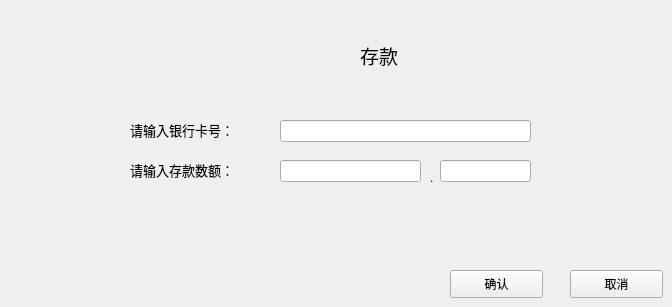
    <widget class="QWidget" name="page_8">
     <widget class="QLabel" name="label_37">
      <property name="geometry">
       <rect>
        <x>360</x>
        <y>40</y>
        <width>61</width>
        <height>31</height>
       </rect>
      </property>
      <property name="text">
       <string>&lt;html&gt;&lt;head/&gt;&lt;body&gt;&lt;p&gt;&lt;span style=&quot; font-size:14pt;&quot;&gt;存款&lt;/span&gt;&lt;/p&gt;&lt;/body&gt;&lt;/html&gt;</string>
      </property>
     </widget>
     <widget class="QLabel" name="label_39">
      <property name="geometry">
       <rect>
        <x>130</x>
        <y>150</y>
        <width>131</width>
        <height>41</height>
       </rect>
      </property>
      <property name="text">
       <string>&lt;html&gt;&lt;head/&gt;&lt;body&gt;&lt;p&gt;&lt;span style=&quot; font-size:10pt;&quot;&gt;请输入存款数额：&lt;/span&gt;&lt;/p&gt;&lt;/body&gt;&lt;/html&gt;</string>
      </property>
     </widget>
     <widget class="QLineEdit" name="lineEdit_12">
      <property name="geometry">
       <rect>
        <x>280</x>
        <y>160</y>
        <width>141</width>
        <height>22</height>
       </rect>
      </property>
     </widget>
     <widget class="QLabel" name="label_40">
      <property name="geometry">
       <rect>
        <x>430</x>
        <y>170</y>
        <width>21</width>
        <height>16</height>
       </rect>
      </property>
      <property name="text">
       <string>.</string>
      </property>
     </widget>
     <widget class="QLineEdit" name="lineEdit_13">
      <property name="geometry">
       <rect>
        <x>440</x>
        <y>160</y>
        <width>91</width>
        <height>22</height>
       </rect>
      </property>
     </widget>
     <widget class="QPushButton" name="pushButton_19">
      <property name="geometry">
       <rect>
        <x>450</x>
        <y>270</y>
        <width>93</width>
        <height>28</height>
       </rect>
      </property>
      <property name="text">
       <string>确认</string>
      </property>
     </widget>
     <widget class="QPushButton" name="return_tof6">
      <property name="geometry">
       <rect>
        <x>570</x>
        <y>270</y>
        <width>93</width>
        <height>28</height>
       </rect>
      </property>
      <property name="text">
       <string>取消</string>
      </property>
     </widget>
     <widget class="QLabel" name="label_43">
      <property name="geometry">
       <rect>
        <x>130</x>
        <y>110</y>
        <width>131</width>
        <height>41</height>
       </rect>
      </property>
      <property name="text">
       <string>&lt;html&gt;&lt;head/&gt;&lt;body&gt;&lt;p&gt;&lt;span style=&quot; font-size:10pt;&quot;&gt;请输入银行卡号：&lt;/span&gt;&lt;/p&gt;&lt;/body&gt;&lt;/html&gt;</string>
      </property>
     </widget>
     <widget class="QLineEdit" name="lineEdit_14">
      <property name="geometry">
       <rect>
        <x>280</x>
        <y>120</y>
        <width>251</width>
        <height>22</height>
       </rect>
      </property>
     </widget>
    </widget>
